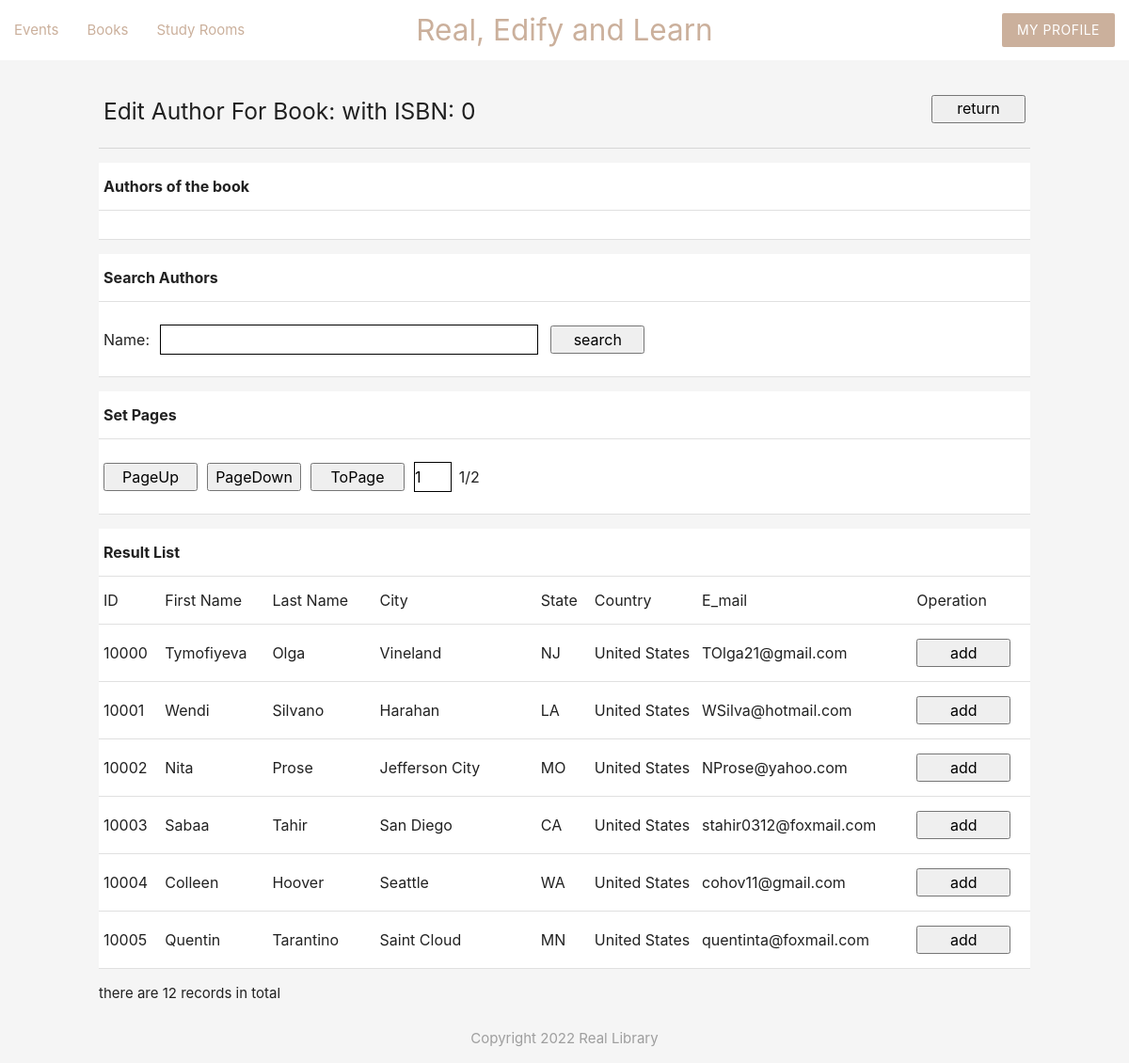
The app's page /rental/edit_author.php (signed in) with its own data.
### tables this page shows
CREATE TABLE authors (
    author_id  INT NOT NULL COMMENT 'ID of author',
    afname     VARCHAR(30) NOT NULL COMMENT 'First name of author',
    alname     VARCHAR(30) NOT NULL COMMENT 'Last name of author',
    st_addr    VARCHAR(30) NOT NULL COMMENT 'Street address of author',
    city       VARCHAR(30) NOT NULL COMMENT 'City',
    state      VARCHAR(30) NOT NULL COMMENT 'State',
    country    VARCHAR(30) NOT NULL COMMENT 'Country',
    zipcode    VARCHAR(12) NOT NULL COMMENT 'zipcode',
    email_addr VARCHAR(50) NOT NULL COMMENT 'Email address of author'
);

### rental/edit_author.php (the view, shortened to what this page needs)
<?php
include('../config/connection.php');
$ID = $con;
$page_volume = 6;
$page_cur = 1;
$isbn = 0;
$search_name = "";
if($search_name == ""){
    $search_comm = "";
}else{
    $search_comm = " AND afname LIKE '%$search_name%' OR alname LIKE '%$search_name%'";
}
$result = mysqli_query($ID,"SELECT count(*) FROM authors WHERE 1 = 1 $search_comm");
$record_num = mysqli_fetch_array($result)[0];
$page_max = ceil($record_num/$page_volume);
$pos_fisrt = ($page_cur-1)*$page_volume;
$result = mysqli_query($ID,"SELECT author_id,afname,alname,city,state,country,email_addr Email FROM authors WHERE 1 = 1 $search_comm LIMIT $pos_fisrt,$page_volume;");
$b_name = htmlspecialchars($b_name);
$isbn = htmlspecialchars($isbn);
$page_cur = htmlspecialchars($page_cur);
?>
<!DOCTYPE HTML>
<?php include("../templates/header_rental.php");?>
    <form method="post" action="modify_book.php">
        <table width="800px">
            <tr>
                <td>
                    <h5>Edit Author For Book: <?php echo $b_name." with ISBN: ".$isbn; ?></h5>
                </td>
                <td align="right" style="">
                    <input name="return" type="submit" value="return" class="right" />
                </td>
            </tr>
        </table>
    </form>
<form name="book_author" method="post" action="edit_author.php">
    <table bgcolor="#FFFFFF">
        <tr>
            <td>
                <h7>
                    <b>Authors of the book</b>
                </h7>
            </td>
        </tr>
        <tr>
            <td>
            </td>
        </tr>
    </table>
    </form>
<form name="filter" method="post" action="edit_author.php">
    <table  bgcolor="#FFFFFF">
    <tr><td colspan="2"><h7><b>Search Authors</b></h7></td></tr>
    <tr>
    <td width="50px">Name:</td><td width="300px"><input name="search_name" type="text" STYLE="border:1px solid #000000; height: 30px; width:400px; margin-top:9px;"></td>
    <td width="50px"><input name="confirm" type="submit" value="search"></td>
    <td width="400px"></td>
    </tr>
    </table>
</form>
    <form name="page_control" method="post" action="edit_author.php">
        <table bordercolor="#999999" bgcolor="#FFFFFF">
            <tr>
                <td colspan="3">
                    <h7>
                        <b>Set Pages</b>
                    </h7>
                </td>
            </tr>
            <tr>
                <td width="10px">
                    <input name="PageUp" type="submit" value="PageUp" onclick="return check_page(this)" />
                </td>
                <td width="10px">
                    <input name="PageDown" type="submit" value="PageDown" onclick="return check_page(this)" />
                </td>
                <td width="10px">
                    <input name="ToPage" type="submit" value="ToPage" onclick="return check_page(this)" />
                </td>
                <td width="50px">
                    <input name="ToPageNo" type="text" value="<?php echo $page_cur; ?>" style="border:1px solid #000000; height: 30px; margin-top:9px;" />
                </td>
                <td width="250px">
                    <?php echo $page_cur."/".$page_max; ?>
                </td>
                <td width="400px"></td>
            </tr>
        </table>
    </form>
    <form name="author_list" method="post" action="edit_author.php" onsubmit="">
        <table name="author_table" width="800" border="1" cellspacing="1" bordercolor="#999999" bgcolor="#FFFFFF">
            <tr>
                <td colspan="7">
                    <h7>
                        <b>Result List</b>
                    </h7>
                </td>
            </tr>
            <tr>
                <td width="50px">ID</td>
                <td width="100px">First Name</td>
                <td width="100px">Last Name</td>
                <td width="150px">City</td>
                <td width="50px">State</td>
                <td width="100px">Country</td>
                <td width="200px" align="center">E_mail</td>
                <td width="50px" align="center">Operation</td>
            </tr>
            <?php while($myrows = mysqli_fetch_array($result)){ ?>
            <tr>
                <?php $col_num = count($myrows);
                      for($i = 0;$i < $col_num/2;$i++){ ?>
                <td>
                    <?php echo htmlspecialchars($myrows[$i]) ?>
                </td>
                <?php } ?>
                <td align="center">
                    <input name="<?php echo htmlspecialchars($myrows[0]) ?>" type="submit" value="add" id="<?php echo htmlspecialchars($myrows[4])?>" onclick="return pass_info2(this)" />
                </td>
            </tr>
            <?php }?>
        </table>
    </form>
    <form>
        <?php echo " there are ".$record_num." records in total"; ?>
    </form>
<?php include("../templates/footer.php");?>

### templates/header_rental.php (style rules this page uses)
form { max-width: 1000px; margin: 5px auto; padding: 5px; }
input[type = submit] { height: 30px; width: 100px; }
input[type = text] { height: 30px; width: 80px; border:1px solid #000000 !important; margin-top:9px; }

### records on screen
authors: author_id "10000", afname "Tymofiyeva", alname "Olga", city "Vineland", state "NJ", country "United States", email_addr "TOlga21@gmail.com"
authors: author_id "10001", afname "Wendi", alname "Silvano", city "Harahan", state "LA", country "United States", email_addr "WSilva@hotmail.com"
authors: author_id "10002", afname "Nita", alname "Prose", city "Jefferson City", state "MO", country "United States", email_addr "NProse@yahoo.com"
authors: author_id "10003", afname "Sabaa", alname "Tahir", city "San Diego", state "CA", country "United States", email_addr "stahir0312@foxmail.com"
authors: author_id "10004", afname "Colleen", alname "Hoover", city "Seattle", state "WA", country "United States", email_addr "cohov11@gmail.com"
authors: author_id "10005", afname "Quentin", alname "Tarantino", city "Saint Cloud", state "MN", country "United States", email_addr "quentinta@foxmail.com"

### other values on screen
$isbn "0"
$page_cur "1"
$page_max "2"
$record_num "12"
